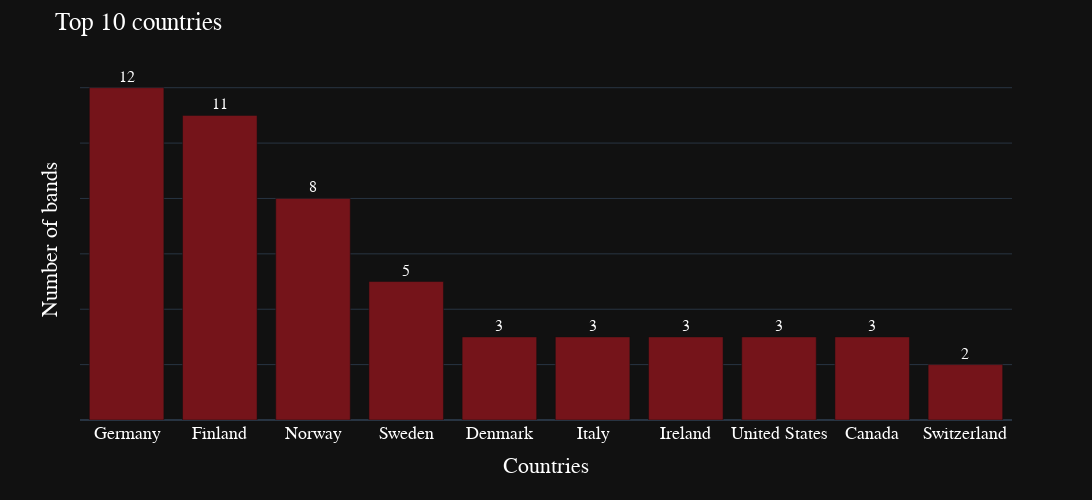

Here is the notebook cell this chart was saved with:
### Markdown cell above
## Top 10 countries

### Code cell
fig = px.bar(data_frame = top_10_countries, x = 'Country', y = 'Band', text_auto = True,
                   template = 'plotly_dark', range_y = [0, 13])

fig.update_xaxes(categoryorder = 'total descending')
fig.update_yaxes(showticklabels = False)

fig.update_layout(
    title = {
        'text': "Top 10 countries"},
    xaxis_title = 'Countries',
    yaxis_title = 'Number of bands',
    width = 1200,
    height = 500,
    font_family="Arial",
    font_color="White",
    font = dict(size = 18),
    title_font_family="Arial",
    title_font_color= "White")

fig.update_traces(textposition = 'outside', textfont_size = 16, marker_color = '#75141a')

fig.show()

### Figure 1 — Plotly figure (JSON) as saved in the notebook; plotly's stock layout.template omitted (floating-point values rounded to 4 significant figures)
{"data": [{"alignmentgroup": "True", "hovertemplate": "Country=%{x}<br>Band=%{y}<extra></extra>", "legendgroup": "", "marker": {"color": "#75141a", "pattern": {"shape": ""}}, "name": "", "offsetgroup": "", "orientation": "v", "showlegend": false, "textfont": {"size": 16}, "textposition": "outside", "texttemplate": "%{y}", "type": "bar", "x": ["Germany", "Finland", "Norway", "Sweden", "Denmark", "Italy", "Ireland", "United States", "Canada", "Switzerland"], "xaxis": "x", "y": [12, 11, 8, 5, 3, 3, 3, 3, 3, 2], "yaxis": "y"}], "layout": {"barmode": "relative", "font": {"color": "White", "family": "Arial", "size": 18}, "height": 500, "legend": {"tracegroupgap": 0}, "margin": {"t": 60}, "title": {"font": {"color": "White", "family": "Arial"}, "text": "Top 10 countries"}, "width": 1200, "xaxis": {"anchor": "y", "categoryorder": "total descending", "domain": [0, 1], "title": {"text": "Countries"}}, "yaxis": {"anchor": "x", "domain": [0, 1], "range": [0, 13], "showticklabels": false, "title": {"text": "Number of bands"}}}}
